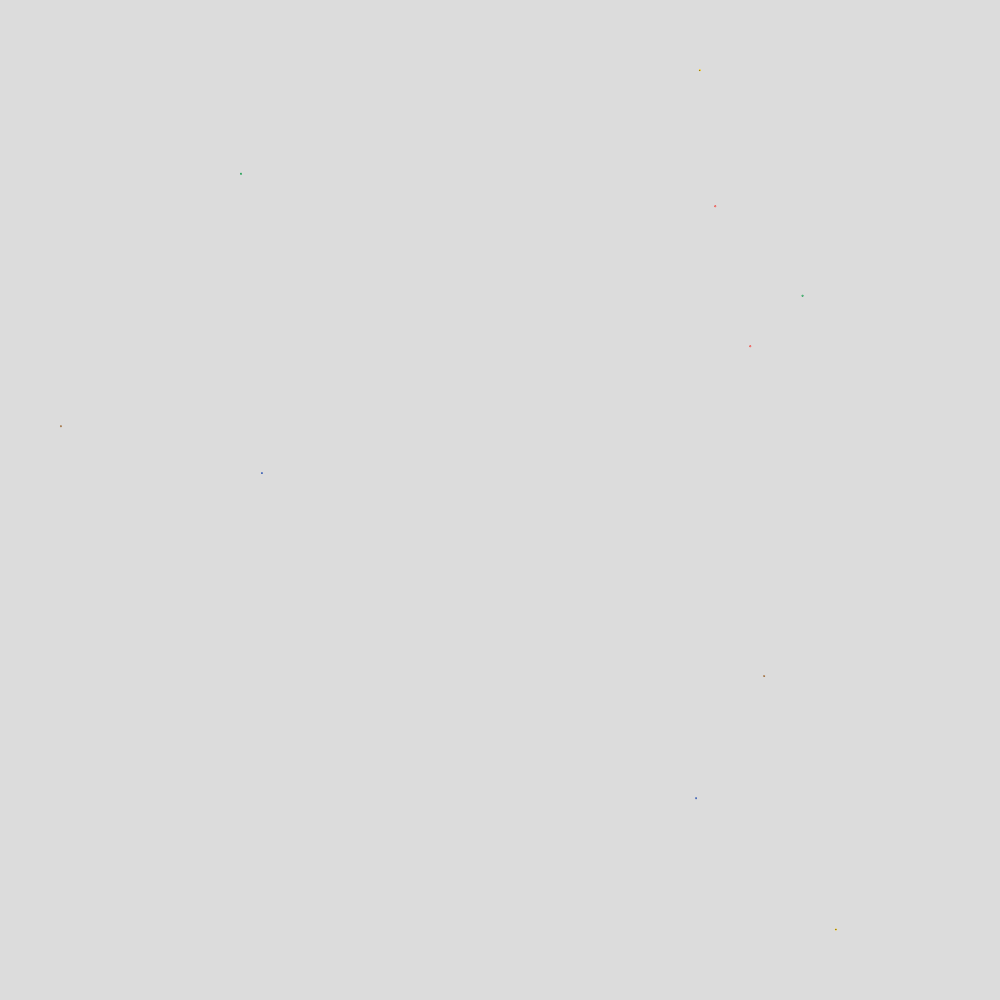
Frame 1 (no input)
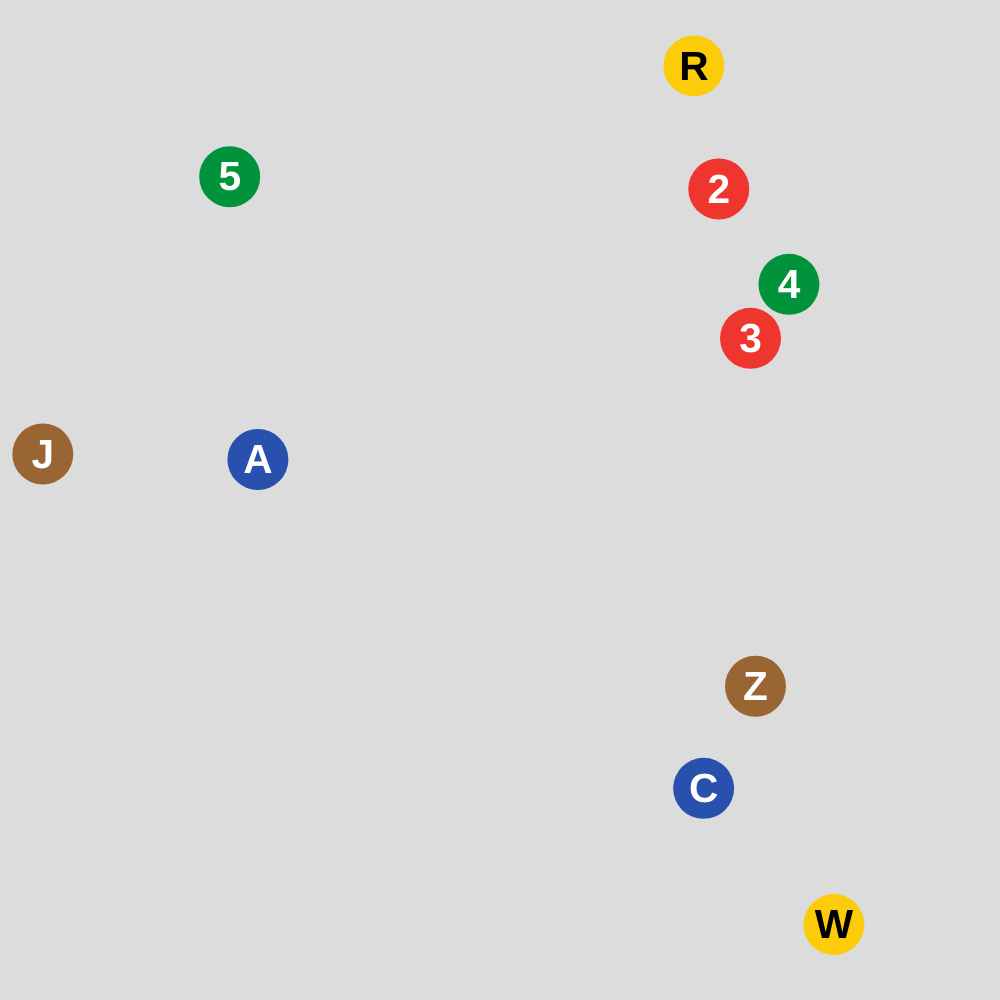
Frame 60 (no input)
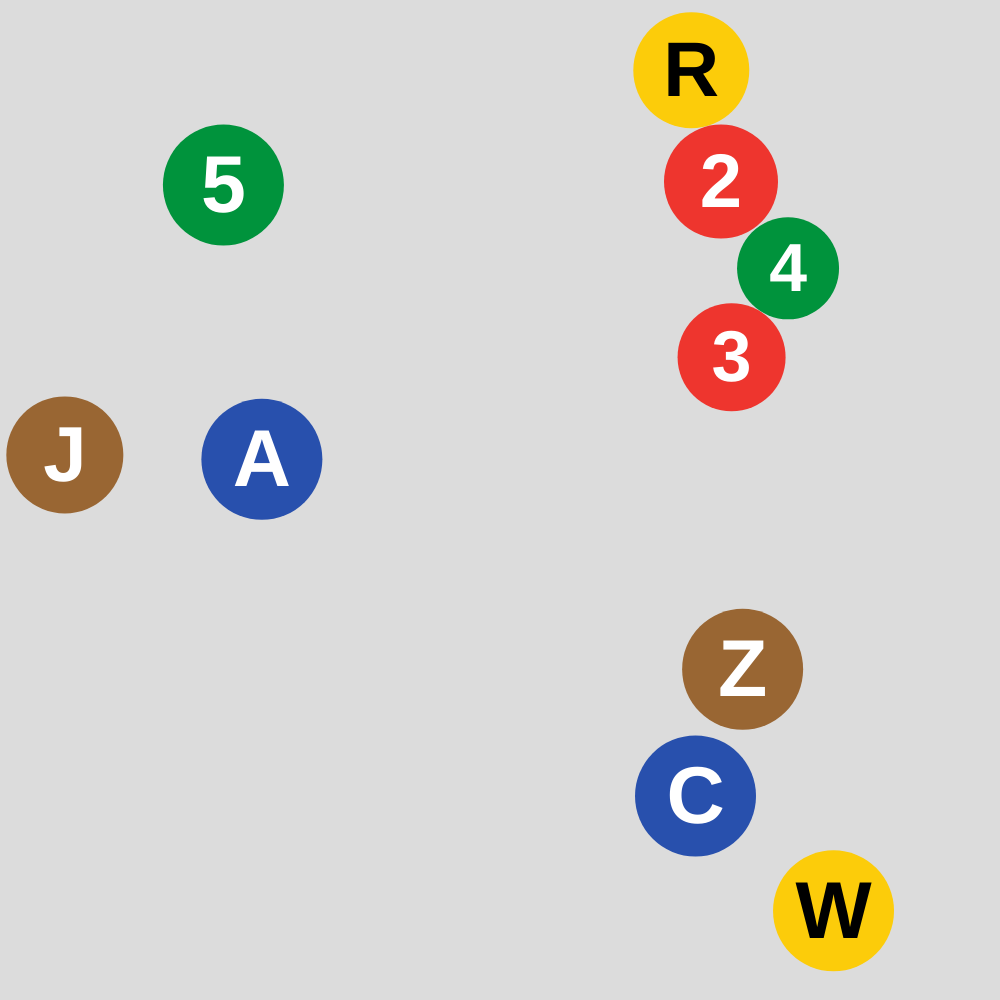
Frame 120 (the mouse pressed at the canvas centre since frame 60)

The p5.js sketch that drew these frames (run headless with seeded random() and noise() and a simulated clock; from frame 60 on, the mouse is pressed at the canvas centre):

// p5.js sketch
// ── sketch.js
let bubbles = [];
let letters = ['2','3','4','5','A','C','J','Z','R','W'];
let colors = ['#ee352e','#ee352e','#00933c','#00933c','#2850ad','#2850ad','#996633','#996633','#fccc0a','#fccc0a']
let mouse = {
  size: 20
}
let testBubble = {
  size: 1
}
let maxBubbles = 8;

function setup() {
  createCanvas(min(windowWidth,windowHeight), min(windowWidth,windowHeight));
  noStroke();
  mouse.pos = createVector(-1, -1);
  testBubble.pos = createVector(-1, -1);
  for (var i = 0; i < letters.length; i++) {
    bubbles.push(new Bubble(random(width), random(height), letters[i], color(colors[i]),1));
  }
}

function draw() {
  background(220);
  //grow any bubble that isn't touching anything
  for (let i = bubbles.length - 1; i >= 0; i--) {
    if (!bubbles[i].touchingAny()) {
      bubbles[i].grow();
    }
    bubbles[i].jitter(3);
    bubbles[i].show();
  }
}
function touchStarted(){
  popBubbles();
}
function touchMoved(){
  popBubbles();
  return false;
}
function popBubbles() {
  mouse.pos.set(mouseX, mouseY);
  for (let i = bubbles.length - 1; i >= 0; i--) {
    if (bubbles[i].touching(mouse)) {
      testBubble.pos.set(random(width), random(height));
      testBubble.size = 1;
      let touching = 0;
      for (let j = bubbles.length - 1; j >= 0; j--) {
        if (bubbles[j].touching(testBubble)) {
          touching++;
        }
      }
      if (touching == 0) {
        bubbles[i].pos.set(testBubble.pos);
        bubbles[i].size = 1;
      }
    }
  }
}

// ── bubble.js
class Bubble {
  constructor(x_, y_, letter_, color_, size_) {
    this.pos = createVector(x_, y_)
    this.size = size_;
    this.color = color_;
    this.letter = letter_;
  }
  grow() { //increase the size of a bubble
    this.size++;
  }
  touching(other) { //is this bubble touching other
    return this.pos.dist(other.pos) - this.size / 2 - other.size / 2 <= 0
  }
  touchingAny() { //is this bubble touching anything
    if (this.pos.x + this.size / 2 >= width || this.pos.x - this.size / 2 <= 0 || this.pos.y + this.size / 2 >= height || this.pos.y - this.size / 2 <= 0) {
      return true;
    } else {
      for (let i = 0; i < bubbles.length; i++) {
        if (this.touching(bubbles[i]) && bubbles[i] != (this || ignoring)) {
          return true;
        }
      }
      return false;
    }
  }
  jitter(amount = 3) {
    testBubble.pos.set(this.pos);
    let movement = createVector(random(-amount, amount), random(-amount, amount))
    testBubble.pos.add(movement);
    testBubble.size = this.size;
    let touching = false;
    for (let i = 0; i < bubbles.length; i++) {
      if (bubbles[i].touching(testBubble) && bubbles[i] != this) {
        touching = true;
      }
    }
    if (!touching && !(testBubble.pos.x + testBubble.size / 2 >= width || testBubble.pos.x - testBubble.size / 2 <= 0 || testBubble.pos.y + testBubble.size / 2 >= height || testBubble.pos.y - testBubble.size / 2 <= 0)) {
      this.pos.set(testBubble.pos);
      this.size = testBubble.size;
    }
  }
  delete() {
    for (let i = 0; i < bubbles.length; i++) {
      if (bubbles[i] == this) {
        bubbles.splice(i, 1);
      }
    }
  }
  show() {
    fill(this.color);
    ellipse(this.pos.x, this.pos.y, this.size);
    textAlign(CENTER, CENTER);
    textFont("helvetica", this.size / 1.5);
    textStyle(BOLD);
    if (this.letter == 'N' || this.letter == 'Q' || this.letter == 'R' || this.letter == 'W') {
      fill(0);
    } else {
      fill(255);
    }
    text(this.letter, this.pos.x, this.pos.y + this.size * 0.04);
  }
}
